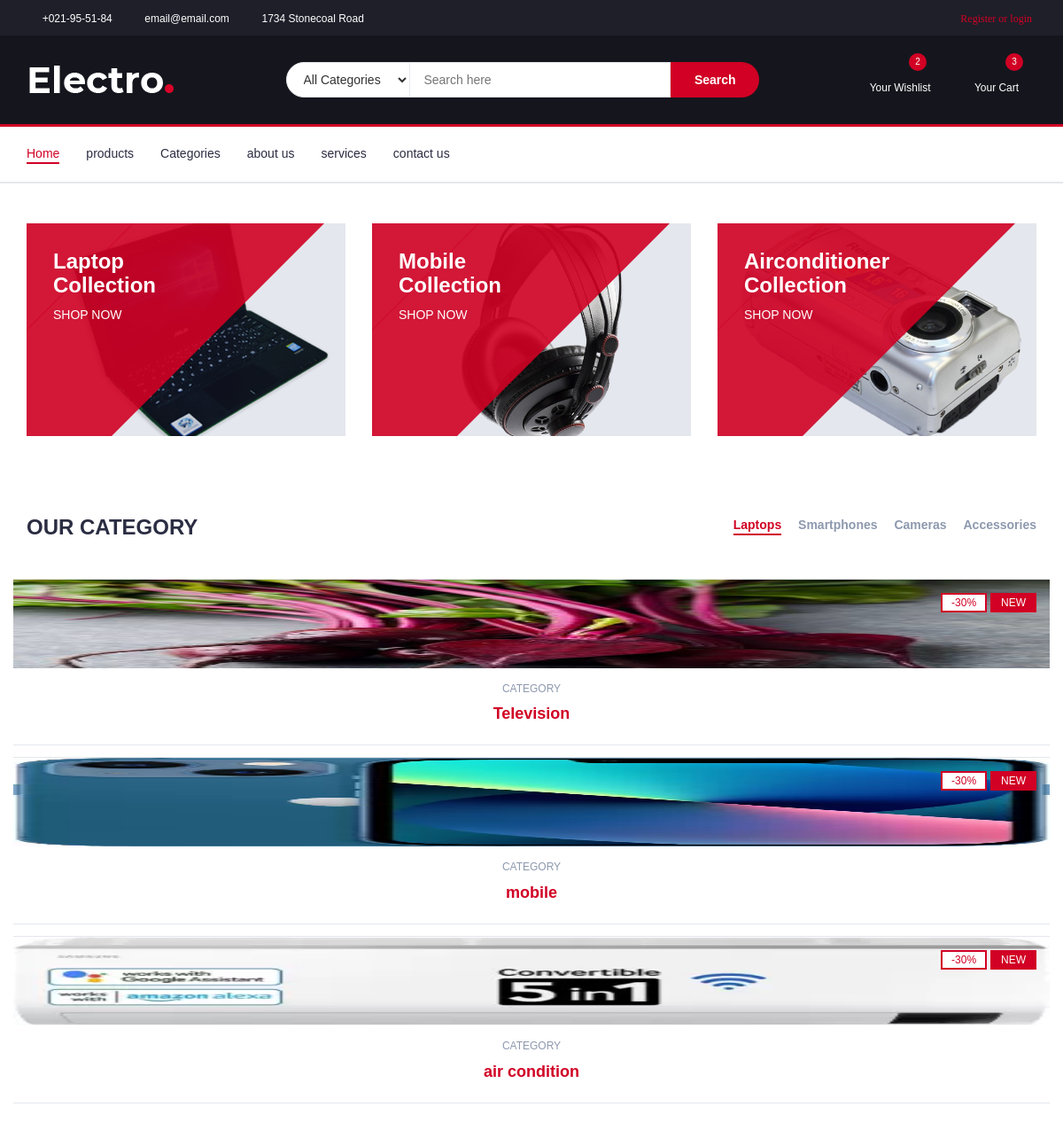
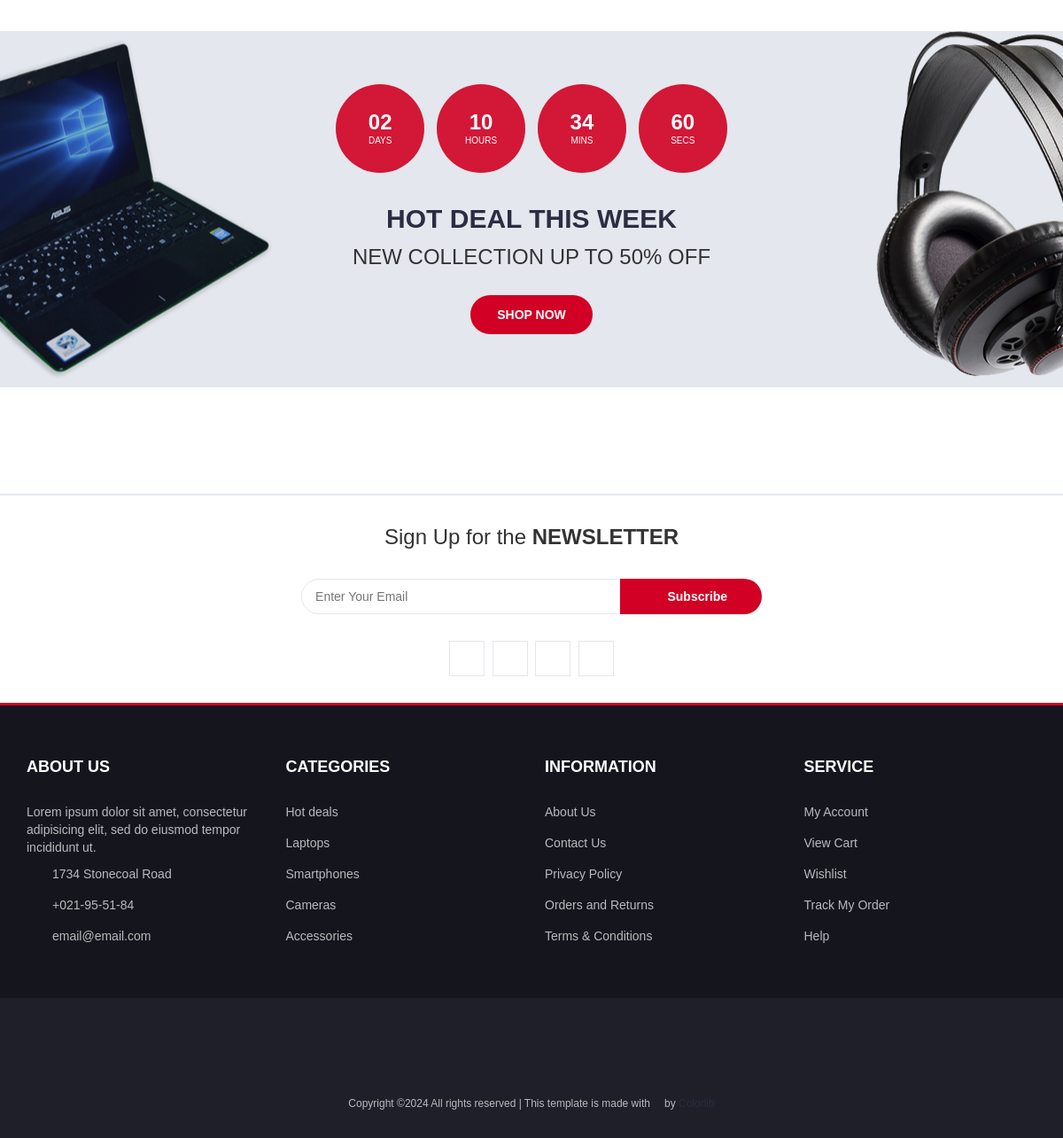
The page /Frontend/homepage/ on the database its author committed (2 pictures, top to bottom).
### MyApp/models.py (models this page shows)
class catdb(models.Model):
    cname=models.CharField(max_length=50,null=True,blank=True)
    des=models.CharField(max_length=100,null=True,blank=True)
    cimg=models.ImageField(upload_to="profle_img",null=True,blank=True)

### Frontend/views.py (the view)
# urls.py: path('homepage/',views.homepage,name="homepage"),
def homepage(request):
    cat=catdb.objects.all()
    return render(request,"Home.html",{'cat':cat})

### Frontend/templates/Home.html (shortened to what this page needs)
<!DOCTYPE html>
{% load static %}
<html lang="en">
	<head>
		<link type="text/css" rel="stylesheet" href="{% static 'css/bootstrap.min.css' %}"/>
		<link type="text/css" rel="stylesheet" href="{% static 'css/slick.css' %}"/>
		<link type="text/css" rel="stylesheet" href="{% static 'css/slick-theme.css' %}"/>
		<link type="text/css" rel="stylesheet" href="{% static 'css/nouislider.min.css' %}"/>
		<link rel="stylesheet" href="{% static 'css/font-awesome.min.css' %}">
		<link type="text/css" rel="stylesheet" href="{% static 'css/style.css' %}"/>
    </head>
	<body>
		<header>
			<div id="top-header">
				<div class="container">
					<ul class="header-links pull-left">
						<li><a href="#"><i class="fa fa-phone"></i> +021-95-51-84</a></li>
						<li><a href="#"><i class="fa fa-envelope-o"></i> email@email.com</a></li>
						<li><a href="#"><i class="fa fa-map-marker"></i> 1734 Stonecoal Road</a></li>
					</ul>
					<ul class="header-links pull-right">
						{% if request.session.name %}
						<li><a href="{% url 'user_logout' %}"><i class="fa fa-dollar"></i>welcome {{request.session.name}}/logout</a></li>
						{% else %}
						<li><a href="#"><i class="fa fa-user-o">Register or login</i></a></li>
						{% endif %}
					</ul>
				</div>
			</div>
			<div id="header">
				<div class="container">
					<div class="row">
						<div class="col-md-3">
							<div class="header-logo">
								<a href="#" class="logo">
									<img src="{% static 'img/logo.png' %}" alt="">
								</a>
							</div>
						</div>
						<div class="col-md-6">
							<div class="header-search">
								<form>
									<select class="input-select">
										<option value="0">All Categories</option>
									</select>
									<input class="input" placeholder="Search here">
									<button class="search-btn">Search</button>
								</form>
							</div>
						</div>
						<div class="col-md-3 clearfix">
							<div class="header-ctn">
								<div>
									<a href="#">
										<i class="fa fa-heart-o"></i>
										<span>Your Wishlist</span>
										<div class="qty">2</div>
									</a>
								</div>
								<div class="dropdown">
									<a class="dropdown-toggle" data-toggle="dropdown" aria-expanded="true">
										<i class="fa fa-shopping-cart"></i>
										<span>Your Cart</span>
										<div class="qty">3</div>
									</a>
								</div>
							</div>
						</div>
					</div>
				</div>
			</div>
		</header>
		<nav id="navigation">
			<div class="container">
				<div id="responsive-nav">
					<ul class="main-nav nav navbar-nav">
						<li class="active"><a href="#">Home</a></li>
						<li><a href="{% url 'product_page' %}">products</a></li>
						<li><a href="#">Categories</a></li>
						<li><a href="{% url 'about_us' %}">about us</a></li>
						<li><a href="{% url 'services_page' %}">services</a></li>
						<li><a href="{% url 'contact_page' %}">contact us</a></li>
					</ul>
				</div>
			</div>
		</nav>
		<div class="section">
			<div class="container">
				<div class="row">
					<div class="col-md-4 col-xs-6">
						<div class="shop">
							<div class="shop-img">
								<img src="{% static 'img/shop01.png' %}" alt="">
							</div>
							<div class="shop-body">
								<h3>Laptop<br>Collection</h3>
								<a href="#" class="cta-btn">Shop now <i class="fa fa-arrow-circle-right"></i></a>
							</div>
						</div>
					</div>
					<div class="col-md-4 col-xs-6">
						<div class="shop">
							<div class="shop-img">
								<img src="{% static 'img/shop03.png' %}" alt="">
							</div>
							<div class="shop-body">
								<h3>Mobile<br>Collection</h3>
								<a href="#" class="cta-btn">Shop now <i class="fa fa-arrow-circle-right"></i></a>
							</div>
						</div>
					</div>
					<div class="col-md-4 col-xs-6">
						<div class="shop">
							<div class="shop-img">
								<img src="{% static 'img/shop02.png' %}" alt="">
							</div>
							<div class="shop-body">
								<h3>Airconditioner<br>Collection</h3>
								<a href="#" class="cta-btn">Shop now <i class="fa fa-arrow-circle-right"></i></a>
							</div>
						</div>
					</div>
				</div>
			</div>
		</div>
		<div class="section">
			<div class="container">
				<div class="row">
					<div class="col-md-12">
						<div class="section-title">
							<h3 class="title">Our category</h3>
							<div class="section-nav">
								<ul class="section-tab-nav tab-nav">
									<li class="active"><a data-toggle="tab" href="#tab1">Laptops</a></li>
									<li><a data-toggle="tab" href="#tab1">Smartphones</a></li>
									<li><a data-toggle="tab" href="#tab1">Cameras</a></li>
									<li><a data-toggle="tab" href="#tab1">Accessories</a></li>
								</ul>
							</div>
						</div>
					</div>
					<div class="col-md-12">
						<div class="row">
							<div class="products-tabs">
								<div id="tab1" class="tab-pane active">
									<div class="products-slick" data-nav="#slick-nav-1">
										{% for i in cat %}
										<div class="product">
											<div class="product-img">
												<img src="{{i.cimg.url}}" alt="" height="100px" width="100px">
												<div class="product-label">
													<span class="sale">-30%</span>
													<span class="new">NEW</span>
												</div>
											</div>
											<div class="product-body">
												<p class="product-category">Category</p>
												<h4 class="product-price">{{i.cname}}</h4>
											</div>
											<div class="add-to-cart">
												<form action="{% url 'category_page' cat_name=i.cname %}">
												<button class="add-to-cart-btn" >View More</button>
													</form>
											</div>
										</div>
										{% endfor %}
									</div>
								</div>
							</div>
						</div>
					</div>
				</div>
			</div>
		</div>
		<div id="hot-deal" class="section">
			<div class="container">
				<div class="row">
					<div class="col-md-12">
						<div class="hot-deal">
							<ul class="hot-deal-countdown">
								<li>
									<div>
										<h3>02</h3>
										<span>Days</span>
									</div>
								</li>
								<li>
									<div>
										<h3>10</h3>
										<span>Hours</span>
									</div>
								</li>
								<li>
									<div>
										<h3>34</h3>
										<span>Mins</span>
									</div>
								</li>
								<li>
									<div>
										<h3>60</h3>
										<span>Secs</span>
									</div>
								</li>
							</ul>
							<h2 class="text-uppercase">hot deal this week</h2>
							<p>New Collection Up to 50% OFF</p>
							<a class="primary-btn cta-btn" href="#">Shop now</a>
						</div>
					</div>
				</div>
			</div>
		</div>
		<div class="section">
		</div>
		<div id="newsletter" class="section">
			<div class="container">
				<div class="row">
					<div class="col-md-12">
						<div class="newsletter">
							<p>Sign Up for the <strong>NEWSLETTER</strong></p>
							<form>
								<input class="input" type="email" placeholder="Enter Your Email">
								<button class="newsletter-btn"><i class="fa fa-envelope"></i> Subscribe</button>
							</form>
							<ul class="newsletter-follow">
								<li>
									<a href="#"><i class="fa fa-facebook"></i></a>
								</li>
								<li>
									<a href="#"><i class="fa fa-twitter"></i></a>
								</li>
								<li>
									<a href="#"><i class="fa fa-instagram"></i></a>
								</li>
								<li>
									<a href="#"><i class="fa fa-pinterest"></i></a>
								</li>
							</ul>
						</div>
					</div>
				</div>
			</div>
		</div>
		<footer id="footer">
			<div class="section">
				<div class="container">
					<div class="row">
						<div class="col-md-3 col-xs-6">
							<div class="footer">
								<h3 class="footer-title">About Us</h3>
								<p>Lorem ipsum dolor sit amet, consectetur adipisicing elit, sed do eiusmod tempor incididunt ut.</p>
								<ul class="footer-links">
									<li><a href="#"><i class="fa fa-map-marker"></i>1734 Stonecoal Road</a></li>
									<li><a href="#"><i class="fa fa-phone"></i>+021-95-51-84</a></li>
									<li><a href="#"><i class="fa fa-envelope-o"></i>email@email.com</a></li>
								</ul>
							</div>
						</div>
						<div class="col-md-3 col-xs-6">
							<div class="footer">
								<h3 class="footer-title">Categories</h3>
								<ul class="footer-links">
									<li><a href="#">Hot deals</a></li>
									<li><a href="#">Laptops</a></li>
									<li><a href="#">Smartphones</a></li>
									<li><a href="#">Cameras</a></li>
									<li><a href="#">Accessories</a></li>
								</ul>
							</div>
						</div>
						<div class="col-md-3 col-xs-6">
							<div class="footer">
								<h3 class="footer-title">Information</h3>
								<ul class="footer-links">
									<li><a href="#">About Us</a></li>
									<li><a href="#">Contact Us</a></li>
									<li><a href="#">Privacy Policy</a></li>
									<li><a href="#">Orders and Returns</a></li>
									<li><a href="#">Terms & Conditions</a></li>
								</ul>
							</div>
						</div>
						<div class="col-md-3 col-xs-6">
							<div class="footer">
								<h3 class="footer-title">Service</h3>
								<ul class="footer-links">
									<li><a href="#">My Account</a></li>
									<li><a href="#">View Cart</a></li>
									<li><a href="#">Wishlist</a></li>
									<li><a href="#">Track My Order</a></li>
									<li><a href="#">Help</a></li>
								</ul>
							</div>
						</div>
					</div>
				</div>
			</div>
			<div id="bottom-footer" class="section">
				<div class="container">
					<div class="row">
						<div class="col-md-12 text-center">
							<ul class="footer-payments">
								<li><a href="#"><i class="fa fa-cc-visa"></i></a></li>
								<li><a href="#"><i class="fa fa-credit-card"></i></a></li>
								<li><a href="#"><i class="fa fa-cc-paypal"></i></a></li>
								<li><a href="#"><i class="fa fa-cc-mastercard"></i></a></li>
								<li><a href="#"><i class="fa fa-cc-discover"></i></a></li>
								<li><a href="#"><i class="fa fa-cc-amex"></i></a></li>
							</ul>
							<span class="copyright">
								Copyright &copy;<script>document.write(new Date().getFullYear());</script> All rights reserved | This template is made with <i class="fa fa-heart-o" aria-hidden="true"></i> by <a href="https://colorlib.com" target="_blank">Colorlib</a>
							</span>
						</div>
					</div>
				</div>
			</div>
		</footer>
	</body>
</html>

### rows shown on the page
catdb: cimg (picture), cname "Television"
catdb: cimg (picture), cname "mobile"
catdb: cimg (picture), cname "air condition"
